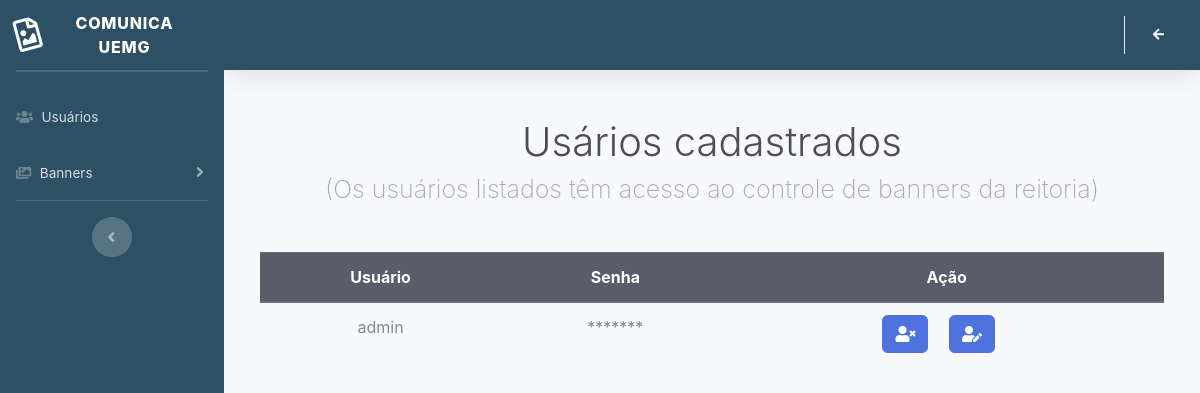
The app's page /view/consultaReitoria.php, older data.
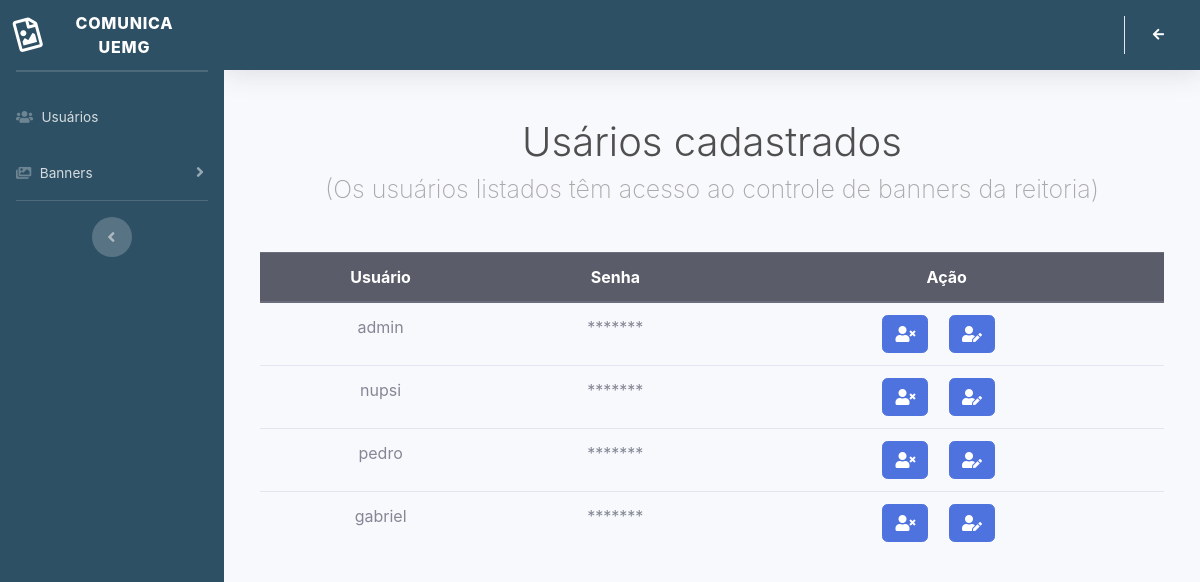
The same page, newer data.
### tables this page shows
CREATE TABLE `usuario` (
  `id` int(11) NOT NULL,
  `user` varchar(255) NOT NULL,
  `pass` varchar(255) NOT NULL,
  `unidade_id` int(11) NOT NULL,
  `accessLevel` int(11) NOT NULL
);

### view/consultaReitoria.php (the view, shortened to what this page needs)
<!DOCTYPE html>
<html lang="pt">
<head>
  <link href="../vendor/fontawesome-free/css/all.min.css" rel="stylesheet" type="text/css">
  <link href="../css/sb-admin-2.min.css" rel="stylesheet">
</head>
<body id="page-top">
  <div id="wrapper" style="position: absolute; width: 100%">
    <ul class="navbar-nav sidebar sidebar-dark accordion " style="background-color:#2e5064"  id="accordionSidebar" >
      <a class="sidebar-brand d-flex align-items-center justify-content-center" href="#">
        <div class="sidebar-brand-icon rotate-n-15">
          <i class="far fa-file-image"></i>
        </div>
        <div class="sidebar-brand-text mx-3">Comunica Uemg</div>
      </a>
      <hr class="sidebar-divider my-0">
      <hr class="sidebar-divider">
      <li class="nav-item " style="position: relative;">
        <a class="nav-link collapsed"  href="consultaUsuario.php?banner=<?php echo $nome_banner; ?>" >
        <i class="fas fa-users"></i>
          <span >Usuários</span>
        </a>
      </li>
      <li class="nav-item " style="position: relative;">
        <a class="nav-link collapsed"  href="#" data-toggle="collapse" data-target="#collapseUtilities" aria-expanded="true" aria-controls="collapseUtilities">
          <i class="fas fa-images"></i>
          <span >Banners</span>
        </a>
      </li>
      <hr class="sidebar-divider d-none d-md-block">
      <div class="text-center d-none d-md-inline">
        <button class="rounded-circle border-0" id="sidebarToggle"></button>
      </div>
    </ul>
    <div id="content-wrapper" class="d-flex flex-column">
      <div id="content">
        <nav class="navbar navbar-expand navbar-light topbar mb-4 static-top shadow"style="background-color: #2e5064">
          <ul class="navbar-nav ml-auto">
            <li class="nav-item dropdown no-arrow">
              <a class="nav-link dropdown-toggle" href="inicioReitoria.php" id="userDropdown" role="button">
                <span class="mr-2 d-none d-lg-inline  small" style="color: #FFFFFF" title="Voltar"><i class="fas fa-arrow-left"></i></span>
              </a>
            </li>
          </ul>
        </nav>
<?php include_once "../funcoes/conexao.php";?>
<section class="content">
  <div class="container-fluid">
    <div class="col-12 text-center my-5">
        <h1 style="font-weight: 330; color:#4F4F4F"> Usários cadastrados</h1>
        <h2 style="font-weight:200; color:#A9A9A9;font-size:25px">(Os usuários listados têm acesso ao controle de banners da reitoria)</h2>
  <table class="table mt-5">
  <thead class="thead-dark">
    <tr>
      <th scope="col">Usuário</th>
      <th scope="col">Senha</th>
      <th scope="col">Ação</th>
    </tr>
  </thead>
  <tbody>
    <?php
        $sql = "SELECT * from usuario ";
        $executa = mysqli_query($conn, $sql);
        while ($dados = mysqli_fetch_assoc($executa)) {
            echo "<tr> <td>";
            echo  $dados['user'];
            echo "</td><td>";
            echo str_replace($dados['pass'],"*","*******");
            ?>
            </td>
                  <td>
                    <button class='btn btn-primary mr-3' title='Excluir usuário' data-toggle='modal' data-target='#modalExcluirUsuario<?php echo $dados['id']; ?>' type='button'><i class='fas fa-user-times'></i></button>
                    <button class='btn btn-primary mr-3' title='Editar usuário' data-toggle='modal' data-target='#modalEditarUsuario<?php echo $dados['id']; ?>' type='button'><i class='fas fa-user-edit'></i></button>
                  </td>
                </tr>
    <?php
      }
    ?>
    </tbody>
    </table>
    </div>
  </div>
</section>
</body>
</html>

Row changes from the older to the newer data that the page shows:
added usuario: user "nupsi", pass "*******"
added usuario: user "pedro", pass "*******"
added usuario: user "gabriel", pass "*******"
